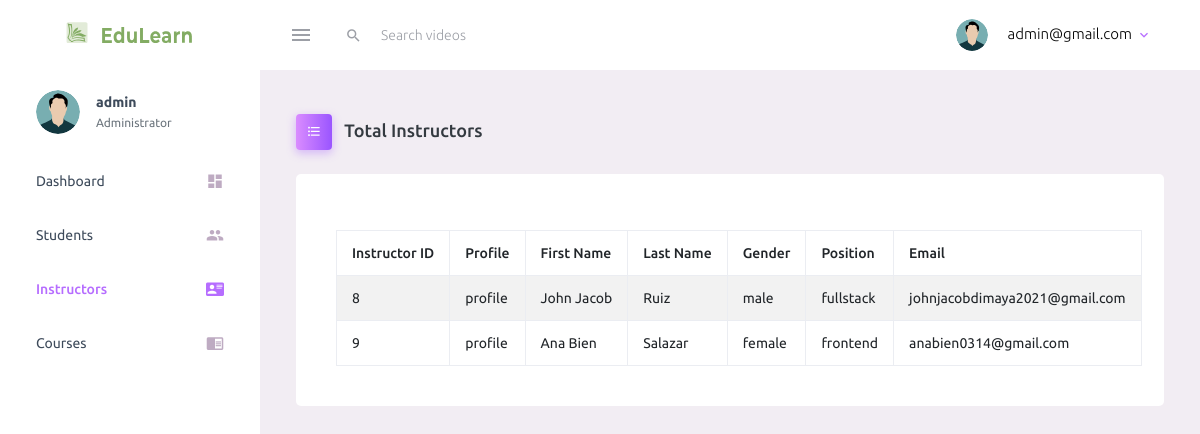
Before: /views/admin/dashboard/instructors.php with the older database file.
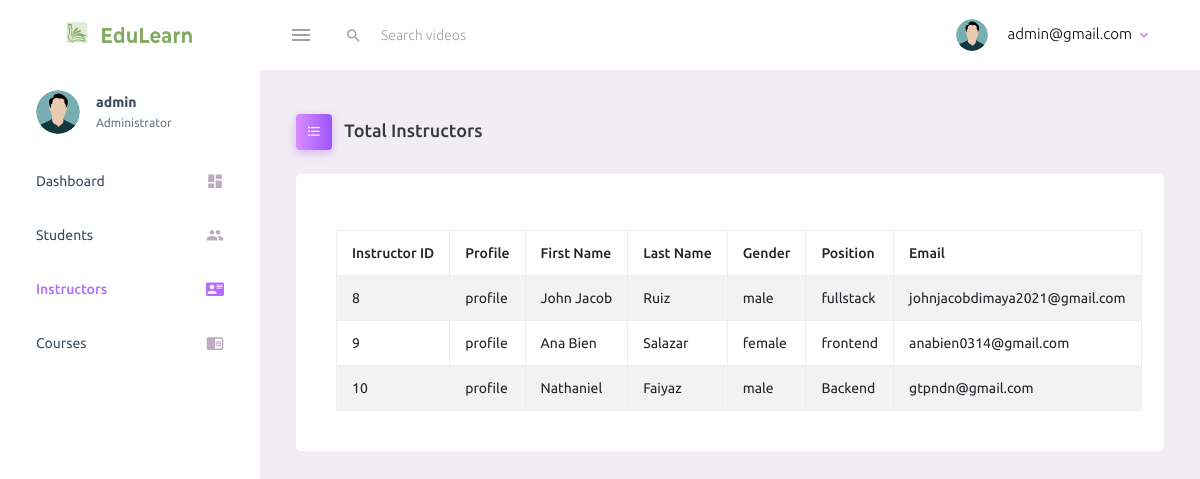
After: the same page with the newer database file.
### tables this page shows
CREATE TABLE `instructor_tbl` (
  `id` int(11) NOT NULL,
  `firstname` varchar(255) DEFAULT NULL,
  `lastname` varchar(255) DEFAULT NULL,
  `gender` varchar(255) DEFAULT NULL,
  `biography` varchar(255) DEFAULT NULL,
  `email` varchar(255) DEFAULT NULL,
  `password` varchar(255) DEFAULT NULL,
  `verify_token` varchar(255) NOT NULL,
  `age` varchar(3) DEFAULT NULL,
  `position` varchar(255) DEFAULT NULL,
  `profile` text DEFAULT NULL,
  `access` varchar(255) DEFAULT 'instructor'
);

### models/View.php (called while the page is built, shortened)
<?php
class View extends Config
{
?>
<?php
    public function get_instructor_details() {
        $connection = $this->openConnection();
        $stmt = $connection->prepare("SELECT * FROM instructor_tbl");
        $stmt->execute();
        $data = $stmt->fetchAll();
        return $data;
    }
}
?>

### controllers/functions.php (called while the page is built, shortened)
<?php
function get_instructor_details () {
    $view = new View();
    return $view->get_instructor_details();
}
?>

### views/admin/dashboard/instructors.php (the view, shortened to what this page needs)
<?php include('./partials/__header.php'); ?>
<div class="container-scroller">
    <?php include('./components/navbar.php'); ?>
    <div class="container-fluid page-body-wrapper">
        <?php include('./components/sidebar.php'); ?>
        <?php $instructors = get_instructor_details(); ?>
        <div class="main-panel">
            <div class="content-wrapper">
                <div class="page-header">
                    <h3 class="page-title">
                        <span class="page-title-icon bg-gradient-primary text-white me-2">
                            <i class="mdi mdi-format-list-bulleted "></i>
                        </span> Total Instructors
                    </h3>
                </div>
                <div class="col-lg-12 grid-margin stretch-card">
                    <div class="card">
                        <div class="card-body">
                            <table class="mt-3 table table-bordered table-striped table-hover">
                                <thead>
                                    <tr>
                                        <th>Instructor ID</th>
                                        <th>Profile</th>
                                        <th>First Name</th>
                                        <th>Last Name</th>
                                        <th>Gender</th>
                                        <th>Position</th>
                                        <th>Email</th>
                                    </tr>
                                </thead>
                                <tbody>
                                <?php foreach ($instructors as $instructor) : ?>
                                    <tr>
                                        <td><?= $instructor['id'] ?></td>
                                        <td>profile</td>
                                        <td><?= $instructor['firstname'] ?></td>
                                        <td><?= $instructor['lastname'] ?></td>
                                        <td><?= $instructor['gender'] ?></td>
                                        <td><?= $instructor['position'] ?></td>
                                        <td><?= $instructor['email'] ?></td>
                                    </tr>
                                <?php endforeach; ?>
                                </tbody>
                            </table>
                        </div>
                    </div>
                </div>
            </div>
        </div>
    </div>
</div>
<?php include('./partials/__footer.php'); ?>

Changed rows visible on the page:
added instructor_tbl: id "10", firstname "Nathaniel", lastname "Faiyaz", gender "male", position "Backend", email "gtpndn@gmail.com"
